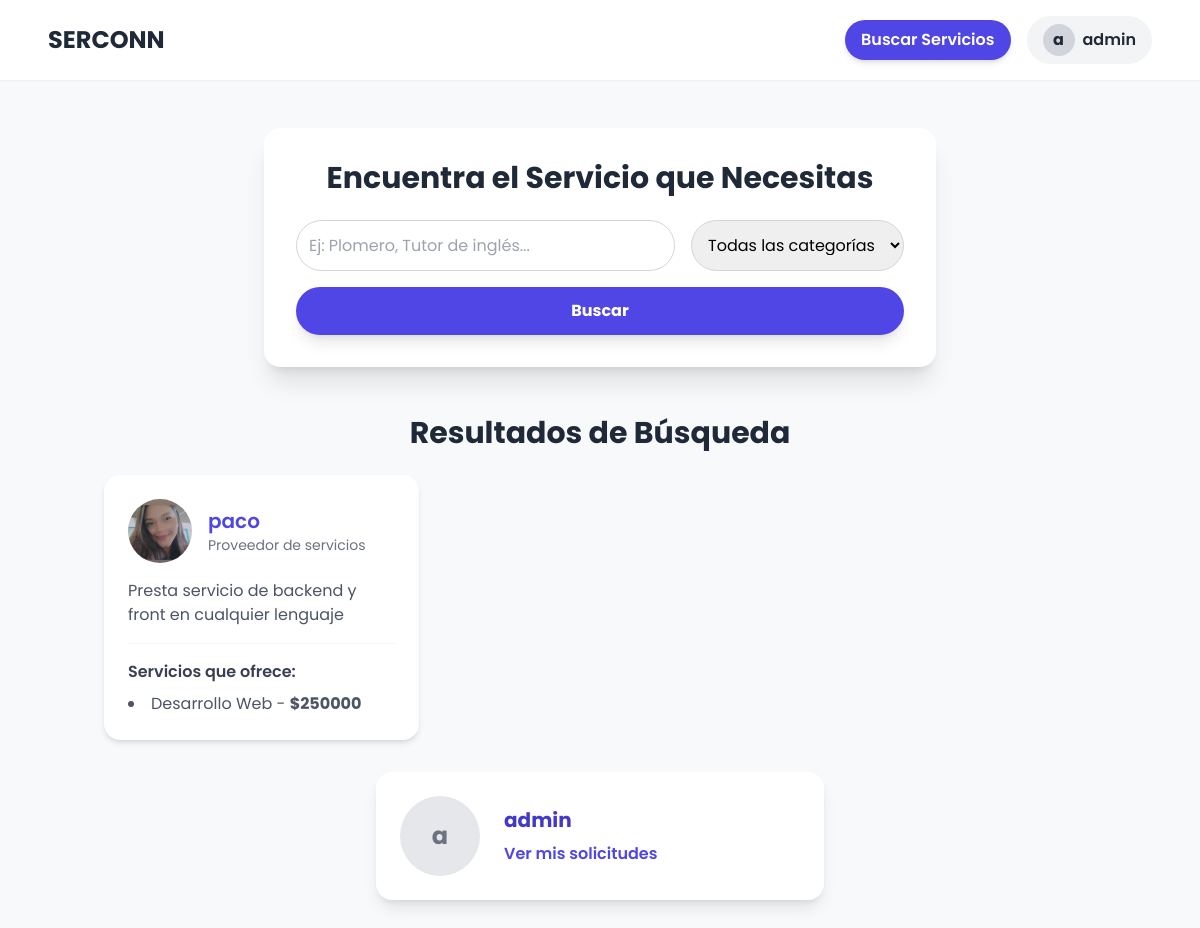
The app's page / (signed in) with its own data.
### serconn_app/models.py (models this page shows, shortened)
class ServiceProvider(models.Model):
    user = models.OneToOneField('auth.User', on_delete=models.CASCADE)
    first_name = models.CharField(max_length=50, blank=True)
    last_name = models.CharField(max_length=50, blank=True)
    profession = models.CharField(max_length=100, blank=True)
    service_info = models.TextField(blank=True)
    rates = models.CharField(max_length=100, blank=True)
    availability = models.CharField(max_length=100, blank=True)
    profile_picture = models.ImageField(upload_to='provider_profiles/', blank=True, null=True)
    contact_number = models.CharField(max_length=20, blank=True)
    services_offered = models.CharField(max_length=200, blank=True)

class Service(models.Model):
    provider = models.ForeignKey(ServiceProvider, on_delete=models.CASCADE, related_name='services')
    category = models.ForeignKey(ServiceCategory, on_delete=models.CASCADE)
    name = models.CharField(max_length=200)
    description = models.TextField()
    rate = models.DecimalField(max_digits=10, decimal_places=2) # FR-8

### serconn_app/views.py (the view, shortened to what this page needs)
# urls.py: path("", appViews.service_search_view, name="service_search"),
def service_search_view(request):
    categories = ServiceCategory.objects.all()
    providers = ServiceProvider.objects.all()
    query = request.GET.get('query', None)
    category = request.GET.get('category', None)
    if category:
        providers = providers.filter(services__category__name=category).distinct()
    context = {
        'categories': categories,
        'providers': providers,
        'query': query,
        'selected_category': category,
    }
    return render(request, 'service_search.html', context)

### serconn_app/templates/service_search.html (shortened to what this page needs)
<!DOCTYPE html>
<html lang="es">
<head>
    <script src="https://cdn.tailwindcss.com"></script>
</head>
<body class="flex flex-col min-h-screen">
    <header class="bg-white shadow-sm py-4 px-6 md:px-12 flex justify-between items-center sticky top-0 z-50">
        <h1 class="text-2xl font-bold text-gray-800">
            <a href="{% url 'service_search' %}">SERCONN</a>
        </h1>
        <nav class="flex items-center gap-4">
            <a href="{% url 'service_search' %}" class="bg-indigo-600 hover:bg-indigo-700 text-white font-semibold py-2 px-4 rounded-full transition-colors duration-300 shadow-md">
                Buscar Servicios
            </a>
            {% if user.is_authenticated %}
                <div class="relative">
                    <button id="profile-menu-btn" class="flex items-center gap-2 bg-gray-100 hover:bg-gray-200 text-gray-800 font-semibold py-2 px-4 rounded-full transition-colors duration-300">
                        {% if user.serviceprovider.profile_picture %}
                            <img src="{{ user.serviceprovider.profile_picture.url }}" alt="Perfil" class="w-8 h-8 rounded-full object-cover">
                        {% else %}
                            <span class="w-8 h-8 rounded-full bg-gray-300 flex items-center justify-center font-bold">{{ user.username|slice:":1" }}</span>
                        {% endif %}
                        {{ user.get_full_name|default:user.username }}
                    </button>
                </div>
            {% else %}
                <a href="{% url 'login' %}" class="text-indigo-600 hover:text-indigo-800 font-semibold px-4 py-2">Iniciar sesión</a>
                <a href="{% url 'register' %}" class="text-indigo-600 hover:text-indigo-800 font-semibold px-4 py-2">Registrarse</a>
            {% endif %}
        </nav>
    </header>
    <main class="container mx-auto px-4 py-8 md:py-12 flex-grow">
        <div class="bg-white p-6 md:p-8 rounded-2xl shadow-xl max-w-2xl mx-auto">
            <h2 class="text-3xl font-bold text-center text-gray-800 mb-6">Encuentra el Servicio que Necesitas</h2>
            <form action="{% url 'service_search' %}" method="get" class="space-y-4">
                <div class="flex flex-col md:flex-row gap-4">
                    <input type="text" name="query" placeholder="Ej: Plomero, Tutor de inglés..." value="{{ query|default:'' }}"
                           class="flex-1 p-3 border border-gray-300 rounded-full focus:outline-none focus:ring-2 focus:ring-indigo-500 transition-all duration-200">
                    <select name="category" class="p-3 border border-gray-300 rounded-full focus:outline-none focus:ring-2 focus:ring-indigo-500 transition-all duration-200">
                        <option value="">Todas las categorías</option>
                    </select>
                </div>
                <button type="submit" class="w-full bg-indigo-600 hover:bg-indigo-700 text-white font-bold py-3 rounded-full transition-colors duration-300 shadow-lg">
                    Buscar
                </button>
            </form>
        </div>
        <section class="mt-12">
            <h2 class="text-3xl font-bold text-gray-800 mb-6 text-center">Resultados de Búsqueda</h2>
            {% if providers %}
                <ul class="grid md:grid-cols-2 lg:grid-cols-3 gap-6">
                    {% for provider in providers %}
                        {% if provider.services.count > 0 %}
                            <li class="bg-white p-6 rounded-2xl shadow-md hover:shadow-xl transition-shadow duration-300 flex flex-col">
                                <a href="{% url 'provider_detail' provider.id %}" class="flex-grow">
                                    <div class="flex items-center mb-4">
                                        {% if provider.profile_picture %}
                                            <img src="{{ provider.profile_picture.url }}" alt="Foto de perfil de {{ provider.user }}" class="w-16 h-16 rounded-full object-cover mr-4">
                                        {% else %}
                                            <div class="w-16 h-16 rounded-full bg-gray-200 flex items-center justify-center text-gray-500 text-xl font-bold mr-4">
                                                {{ provider.user|slice:":1" }}
                                            </div>
                                        {% endif %}
                                        <div>
                                            <h3 class="text-xl font-semibold text-indigo-600 hover:text-indigo-800 transition-colors duration-200">{{ provider.user }}</h3>
                                            <p class="text-sm text-gray-500">Proveedor de servicios</p>
                                        </div>
                                    </div>
                                    <p class="text-gray-600 mt-2">{{ provider.service_info|truncatewords:25 }}</p>
                                </a>
                                <div class="mt-4 pt-4 border-t border-gray-100">
                                    <h4 class="font-semibold text-gray-700 mb-2">Servicios que ofrece:</h4>
                                    <ul class="list-disc list-inside text-gray-600">
                                        {% for service in provider.services.all|slice:":3" %}
                                            <li>{{ service.name }} - <span class="font-bold">${{ service.rate|floatformat:0 }}</span></li>
                                        {% endfor %}
                                    </ul>
                                </div>
                            </li>
                        {% endif %}
                    {% endfor %}
                </ul>
            {% else %}
                <div class="text-center text-gray-500 p-8 bg-gray-50 rounded-2xl shadow-inner">
                    <p class="text-lg">No se encontraron proveedores que coincidan con la búsqueda.</p>
                    <p class="mt-2">Intenta con otros términos o categorías.</p>
                </div>
            {% endif %}
        </section>
        {% if user.is_authenticated %}
            <div class="max-w-md mx-auto mt-8 bg-white rounded-2xl shadow-lg p-6 flex items-center gap-6">
                {% if user.serviceprovider.profile_picture %}
                    <img src="{{ user.serviceprovider.profile_picture.url }}" alt="Foto de perfil" class="w-20 h-20 rounded-full object-cover">
                {% else %}
                    <div class="w-20 h-20 rounded-full bg-gray-200 flex items-center justify-center text-gray-500 text-2xl font-bold">
                        {{ user.username|slice:":1" }}
                    </div>
                {% endif %}
                <div>
                    <h3 class="text-xl font-bold text-indigo-700">{{ user.get_full_name|default:user.username }}</h3>
                    <a href="{% url 'seeker_dashboard' %}" class="text-indigo-600 hover:underline font-semibold block mt-2">Ver mis solicitudes</a>
                </div>
            </div>
        {% endif %}
    </main>
</body>
</html>

### serconn_app/templates/service_search.html (style rules this page uses)
body { font-family: 'Poppins', sans-serif; background-color: #f7f9fb; }

### records on screen
ServiceProvider: profile_picture (picture), user "paco", service_info "Presta servicio de backend y front en cualquier lenguaje"
Service: name "Desarrollo Web", rate "250000"

### other values on screen
{{ user.username|slice:":1" }} "a"
{{ user.get_full_name|default:user.username }} "admin"
